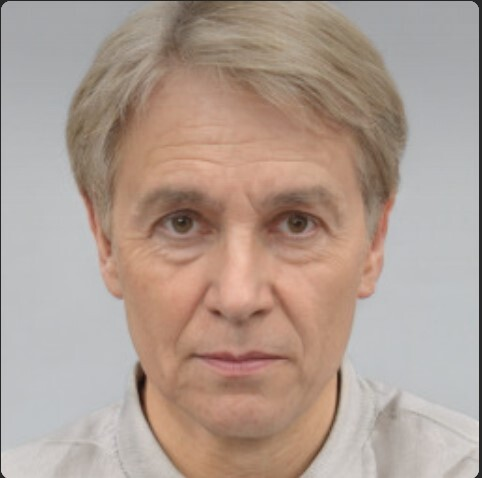
#> input picture assets/custom/Fake1.jpg, 482 x 478 px; its folder holds only this picture in this run
$ python -i facemesh_guards.py   (imports and definitions only)
#> lines starting #> are read from the running program, lines starting #| are printed output that depends on the picture
"""
Guardrails for FaceMesh-based warping (Phase 6).

This module is self-contained and operates only on FaceMesh landmarks, deltas,
weights, and image shape. It does not depend on LivePortrait internals.
"""

import os
import json
from typing import Dict, List, Optional, Tuple

import cv2
import numpy as np

from scripts.facemesh_landmarks import (
    FACEMESH_LIPS_IDX,
    FACEMESH_FACE_OVAL_IDX,
)

# Default anchor set (stable, central points)
DEFAULT_ANCHOR_IDX = [10, 152, 234, 454, 1, 4, 5, 197, 133, 362, 159, 386]


# [198 lines left out: functions cap_delta_magnitude, build_knn_graph, smooth_delta_knn, apply_anchor_zeroing, make_soft_face_effect_mask, make_mouth_only_mask, not called in this run]


def build_face_mask_from_hull(
    img_shape: Tuple[int, int],
    L_out: np.ndarray,
    hull_idx: Optional[List[int]] = None,
    dilate: int = 12,
    erode: int = 0,
    blur: int = 11
) -> np.ndarray:
    H, W = img_shape
    if L_out is None or L_out.shape[0] < 468:
        return np.zeros((H, W), dtype=np.float32)
    hull_idx = hull_idx or FACEMESH_FACE_OVAL_IDX
    pts = np.array([L_out[i] for i in hull_idx if 0 <= i < 468], dtype=np.float32)
    if pts.shape[0] < 3:
        return np.zeros((H, W), dtype=np.float32)

    hull = cv2.convexHull(pts.reshape(-1, 1, 2).astype(np.float32)).astype(np.int32)
    mask = np.zeros((H, W), dtype=np.uint8)
    cv2.fillConvexPoly(mask, hull, 255)

    if dilate > 0:
        kernel = np.ones((dilate, dilate), np.uint8)
        mask = cv2.dilate(mask, kernel, iterations=1)
    if erode > 0:
        kernel = np.ones((erode, erode), np.uint8)
        mask = cv2.erode(mask, kernel, iterations=1)
    if blur > 0 and blur % 2 == 1:
        mask = cv2.GaussianBlur(mask, (blur, blur), 0)

    return (mask.astype(np.float32) / 255.0).clip(0.0, 1.0)


# [169 lines left out: functions composite_face_only, apply_guardrails, not called in this run]

>>> import cv2
>>> picture = cv2.imread('../assets/custom/Fake1.jpg', cv2.IMREAD_GRAYSCALE)
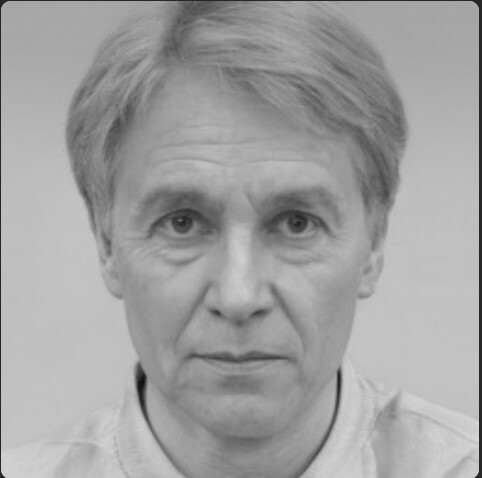
#> picture: shape (478, 482); min 17, max 224, mean 161
>>> result = build_face_mask_from_hull(picture, 'out.png')
#> (the run stopped early here; a loop or call above may not have finished)

$ run again, on assets/custom/Fake2.jpg
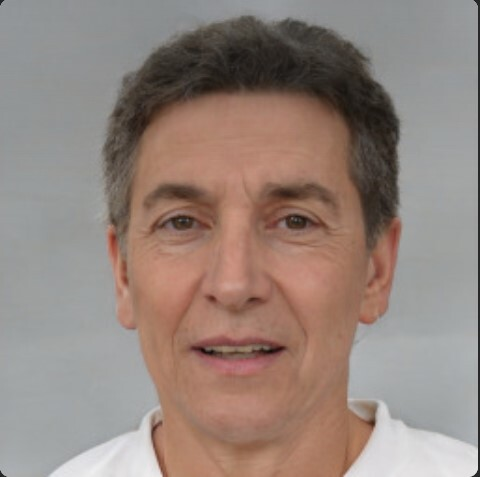
#> input picture assets/custom/Fake2.jpg, 480 x 477 px
#> `picture = cv2.imread('../assets/custom/Fake1.jpg', cv2.IMREAD_GRAYSCALE)`:
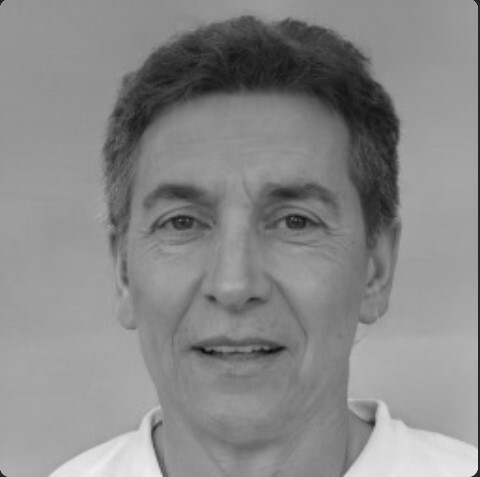
#> picture: shape (477, 480); min 12, max 239, mean 136.3

$ run again, on assets/custom/Fake3.jpg
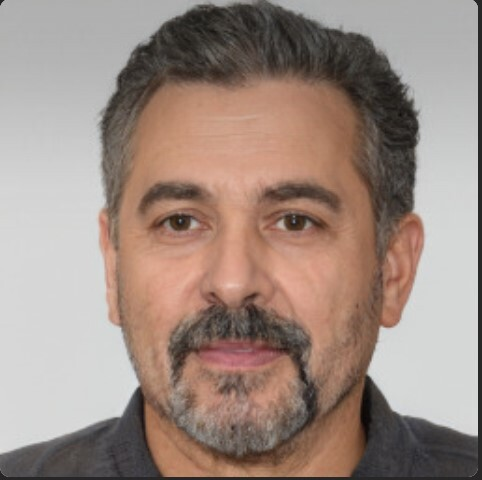
#> input picture assets/custom/Fake3.jpg, 482 x 480 px
#> `picture = cv2.imread('../assets/custom/Fake1.jpg', cv2.IMREAD_GRAYSCALE)`:
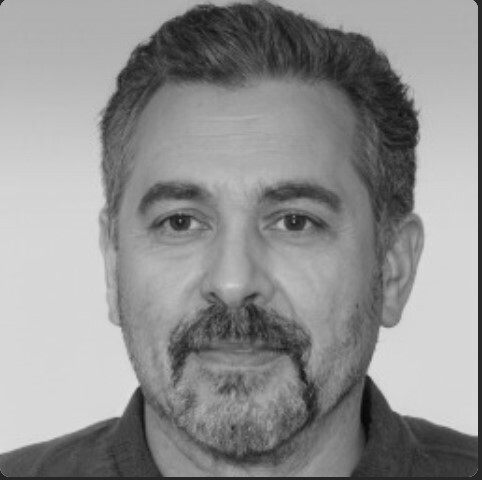
#> picture: shape (480, 482); min 7, max 224, mean 143.9

$ run again, on assets/custom/Fake4.jpg
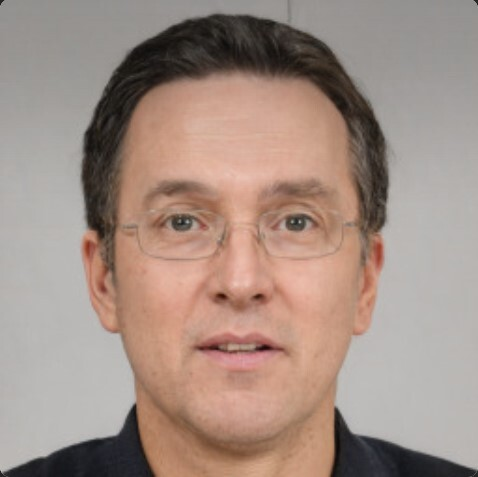
#> input picture assets/custom/Fake4.jpg, 478 x 477 px
#> `picture = cv2.imread('../assets/custom/Fake1.jpg', cv2.IMREAD_GRAYSCALE)`:
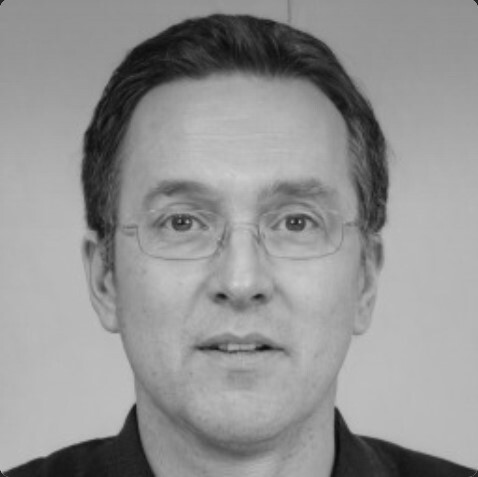
#> picture: shape (477, 478); min 9, max 209, mean 147.6
